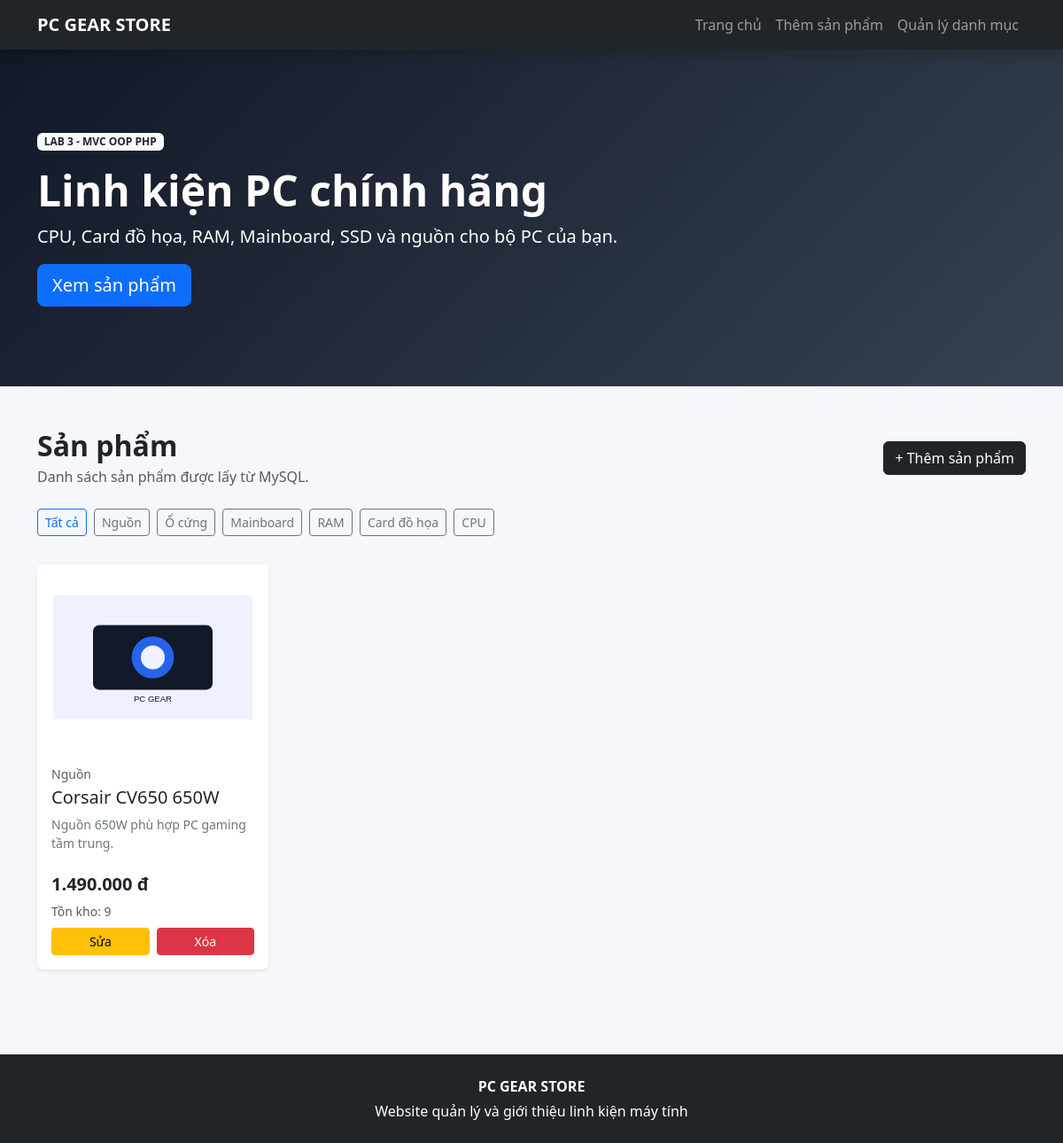
Screenshot of /index.php?category=6 with the database file from the repository.
### tables this page shows
CREATE TABLE danhmuc (
    id INT AUTO_INCREMENT PRIMARY KEY,
    ten_danh_muc VARCHAR(150) NOT NULL,
    mo_ta TEXT NULL
);

CREATE TABLE sanpham (
    id_sp INT AUTO_INCREMENT PRIMARY KEY,
    Name VARCHAR(255) NOT NULL,
    Price DECIMAL(15,2) NOT NULL DEFAULT 0,
    Date_import DATE NOT NULL,
    Viewsp INT NOT NULL DEFAULT 0,
    Decribe TEXT NULL,
    Mount INT NOT NULL DEFAULT 0,
    Sale DECIMAL(5,2) NOT NULL DEFAULT 0,
    image VARCHAR(255) NULL,
    id_danhmuc INT NOT NULL,
    CONSTRAINT fk_sanpham_danhmuc
        FOREIGN KEY (id_danhmuc) REFERENCES danhmuc(id)
        ON UPDATE CASCADE ON DELETE RESTRICT
);

### controller/index.php (called while the page is built)
<?php
require_once __DIR__ . '/../model/database.php';
$db = new Database();
$products = $db->getProducts();
$categories = $db->getCategories();
$selectedCategory = filter_input(INPUT_GET, 'category', FILTER_VALIDATE_INT);
if ($selectedCategory) {
    $products = $db->getProducts($selectedCategory);
}
require __DIR__ . '/../view/home.php';

### model/database.php (called while the page is built, shortened)
<?php
class Database {
    private PDO $conn;
    public function __construct() {
        $host = 'localhost';
        $dbname = 'lab1';
        $user = 'root';
        $password = '';
        $this->conn = new PDO(
            "mysql:host=$host;dbname=$dbname;charset=utf8mb4",
            $user,
            $password,
            [
                PDO::ATTR_ERRMODE => PDO::ERRMODE_EXCEPTION,
                PDO::ATTR_DEFAULT_FETCH_MODE => PDO::FETCH_ASSOC
            ]
        );
    }
    public function getCategories(): array {
        return $this->conn->query(
            "SELECT * FROM danhmuc ORDER BY id DESC"
        )->fetchAll();
    }
    public function getProducts(?int $category = null): array {
        if ($category) {
            $stmt = $this->conn->prepare(
                "SELECT s.*, d.ten_danh_muc
                 FROM sanpham s
                 JOIN danhmuc d ON s.id_danhmuc = d.id
                 WHERE s.id_danhmuc = ?
                 ORDER BY s.id_sp DESC"
            );
            $stmt->execute([$category]);
            return $stmt->fetchAll();
        }
        return $this->conn->query(
            "SELECT s.*, d.ten_danh_muc
             FROM sanpham s
             JOIN danhmuc d ON s.id_danhmuc = d.id
             ORDER BY s.id_sp DESC"
        )->fetchAll();
    }
}

### view/home.php (the view, shortened to what this page needs)
<?php require __DIR__ . '/header.php'; ?>
<section class="hero">
    <div class="container">
        <div class="row align-items-center">
            <div class="col-lg-8">
                <span class="badge bg-light text-dark mb-3">LAB 3 - MVC OOP PHP</span>
                <h1 class="display-5 fw-bold">Linh kiện PC chính hãng</h1>
                <p class="lead">CPU, Card đồ họa, RAM, Mainboard, SSD và nguồn cho bộ PC của bạn.</p>
                <a href="#products" class="btn btn-primary btn-lg">Xem sản phẩm</a>
            </div>
        </div>
    </div>
</section>
<div class="container py-5" id="products">
    <div class="d-flex justify-content-between align-items-center mb-4">
        <div>
            <h2 class="fw-bold mb-1">Sản phẩm</h2>
            <p class="text-muted mb-0">Danh sách sản phẩm được lấy từ MySQL.</p>
        </div>
        <a href="index.php?action=sanpham" class="btn btn-dark">+ Thêm sản phẩm</a>
    </div>
    <div class="mb-4">
        <a href="index.php" class="btn btn-outline-primary btn-sm me-1 mb-2">Tất cả</a>
        <?php foreach ($categories as $cat): ?>
            <a href="index.php?category=<?= (int)$cat['id'] ?>"
               class="btn btn-outline-secondary btn-sm me-1 mb-2">
                <?= e($cat['ten_danh_muc']) ?>
            </a>
        <?php endforeach; ?>
    </div>
    <div class="row g-4">
        <?php foreach ($products as $p): ?>
            <?php
            $price = (float)$p['Price'];
            $sale = (float)$p['Sale'];
            $finalPrice = $price * (100 - $sale) / 100;
            $image = $p['image'] ?: 'Image/product.svg';
            ?>
            <div class="col-sm-6 col-lg-3">
                <div class="card product-card h-100 border-0 shadow-sm">
                    <img src="view/<?= e($image) ?>" class="card-img-top product-image"
                         alt="<?= e($p['Name']) ?>"
                         onerror="this.src='view/Image/product.svg'">
                    <div class="card-body d-flex flex-column">
                        <span class="small text-muted"><?= e($p['ten_danh_muc']) ?></span>
                        <h5 class="card-title mt-1"><?= e($p['Name']) ?></h5>
                        <p class="small text-secondary flex-grow-1"><?= e($p['Decribe']) ?></p>
                        <div class="price"><?= number_format($finalPrice, 0, ',', '.') ?> đ</div>
                        <div class="small text-muted mb-2">Tồn kho: <?= (int)$p['Mount'] ?></div>
                        <div class="d-flex gap-2">
                            <a href="index.php?action=sanpham&id=<?= (int)$p['id_sp'] ?>" class="btn btn-warning btn-sm flex-fill">Sửa</a>
                            <form method="post" action="index.php?action=xoa_sanpham" class="flex-fill"
                                  onsubmit="return confirm('Bạn có chắc muốn xóa sản phẩm này?');">
                                <button class="btn btn-danger btn-sm w-100">Xóa</button>
                            </form>
                        </div>
                    </div>
                </div>
            </div>
        <?php endforeach; ?>
    </div>
</div>
<?php require __DIR__ . '/footer.php'; ?>

### view/CSS/theme.css (style rules this page uses)
body { background: #f5f7fb; color: #20242a; }
.hero { padding: 90px 0; background: linear-gradient(135deg, #111827, #374151); color: white; }
.product-card { transition: transform .2s ease, box-shadow .2s ease; overflow: hidden; }
.product-image { height: 210px; object-fit: contain; padding: 18px; background: white; }
.price { font-size: 1.25rem; font-weight: 700; margin: 5px 0; }

### rows the page displays
danhmuc: ten_danh_muc "Nguồn"
danhmuc: ten_danh_muc "Ổ cứng"
danhmuc: ten_danh_muc "Mainboard"
danhmuc: ten_danh_muc "RAM"
danhmuc: ten_danh_muc "Card đồ họa"
danhmuc: ten_danh_muc "CPU"
sanpham: id_danhmuc.ten_danh_muc "Nguồn", Name "Corsair CV650 650W", Decribe "Nguồn 650W phù hợp PC gaming tầm trung.", finalPrice "1.490.000", Mount "9"
